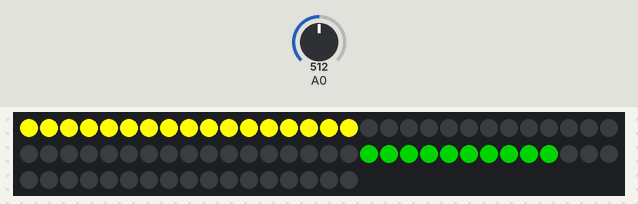
A sketch run on a simulated Arduino Uno, built with avr-gcc and run on an emulated ATmega328P. Shown: 77 RGB LEDs in strip order, left to right, continuing on the next row. The inputs (shaded band) are chosen by the test bench; at power-on: A0 = 512. What the sketch prints to the serial monitor is not drawn.

Above: at 6.68 s.
6.7 s: A0 set to 734
13.2 s: A0 set to 759
At 17.56 s:
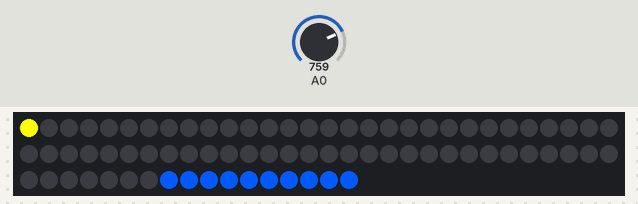
19.7 s: A0 set to 740
At 26.1 s:
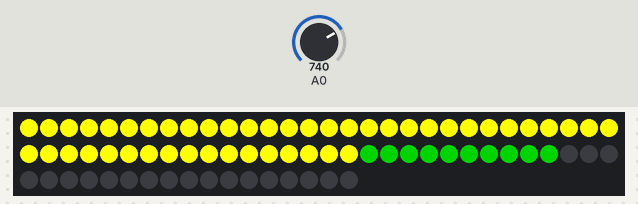
26.2 s: A0 set to 760
At 33.0 s:
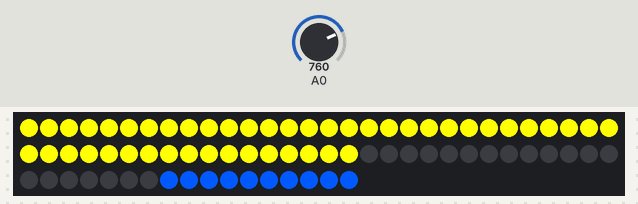

The sketch:

eLab_Sign_Funk.ino
```cpp
#include <RCSwitch.h>
#include "FastLED.h"
#define  NUM_LEDS 77
#define DATA_PIN 6
#define CLOCK_PIN 7

CRGB leds[NUM_LEDS];
RCSwitch Switch = RCSwitch();
int a = 0;

void setup()
{
  Serial.begin(9600);
  FastLED.addLeds<APA102, DATA_PIN, CLOCK_PIN>(leds, NUM_LEDS);
  //FastLED.setBrightness(40);
  Switch.enableTransmit(10);   //Pin 10 am Arduino
  Switch.setRepeatTransmit(5); // Wiederholungen
}


void loop() {
  FastLED.clear();
  a = 0;
  stat();
  //logo();
  logomove();
  FastLED.show();
  Switch.send(a, 24);
  Serial.print(a);
  delay(3000);
}

void logo()
{
  for(int led = 0; led < 47; led++)
    {
      leds[led] = CRGB::Yellow;
    }
    FastLED.show();
}

void logomove()
{
  for(int led = 0; led < 47; led++)
    {
      leds[led] = CRGB::Yellow;
      FastLED.show();
      leds[led] = CRGB::Yellow;
      delay(50);
    }
}

void stat()
{
  int newCol = analogRead(14);
  Serial.println(newCol);

 if (newCol < 750) // enspricht < 1,67V 341
  { a = 1;
    for(int led = 47; led < NUM_LEDS-20; led++) {
        leds[led] = CRGB::Green;
      }
    for(int led = 57; led < NUM_LEDS; led++) {
        leds[led] = CRGB::Black;
    }
  }
  else if (newCol >= 1600) // entspricht >= 3,34 V 682
  { a = 2;

    for(int led = 47; led < NUM_LEDS-20; led++) {
        leds[led] = CRGB::Black;
    }
    for(int led = 57; led < NUM_LEDS-10; led++) {
        leds[led] = CRGB::Blue;
    }
    for(int led = 67; led < NUM_LEDS; led++) {
        leds[led] = CRGB::Black;
    }
  }
  else // enspricht > 1,67V und < 3,34V
  { a = 3;
    for(int led = 47; led < NUM_LEDS-10; led++) {
        leds[led] = CRGB::Black;
    }
    for(int led = 67; led < NUM_LEDS; led++) {
        leds[led] = CRGB( 0, 89, 255);    }
  }
}
```

Measured:
- the behaviour switches between 749 and 750 on A0 (found by bisection; images 0 and 1)
- after the input at 13.2 s, the LEDs: first differ from a run without the input after 4.4 s (image 1)
- after the input at 19.7 s, the LEDs: first differ from a run without the input after 3.7 s (image 2 shows a later state)
- after the input at 26.2 s, the LEDs: first change after 3.1 s (image 3 shows a later state)
